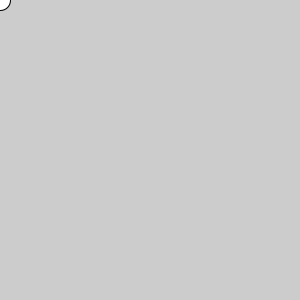
Frame 1 (no input)
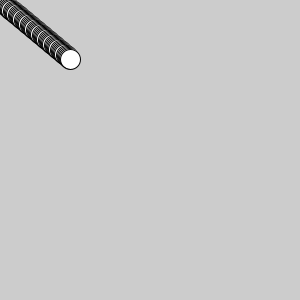
Frame 60 (the mouse pressed at the canvas centre just before this capture)
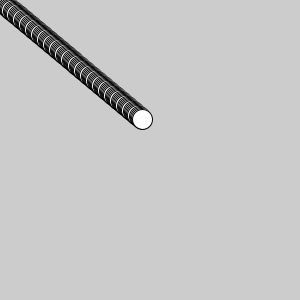
Frame 120 (the mouse held since frame 60 and released just before this capture)

The Processing sketch that drew these frames (run headless with seeded random() and noise(); from frame 60 on, the mouse is pressed at the canvas centre):

// Processing sketch: carbon
// ── carbon.pde
float x = 0;
float y = 0;
float vx = 1.2;
float vy = 1;

void setup() {
  size(300, 300);
}

void draw() {
  //background(50);
  ellipse(x, y, 20, 20);
  x += vx;
  if (x < 0 || 300 < x) {
    vx *= -1;
  }
  y += vy;
  if (y < 0 || 300 < y) {
    vy *= -1;
  }
}
